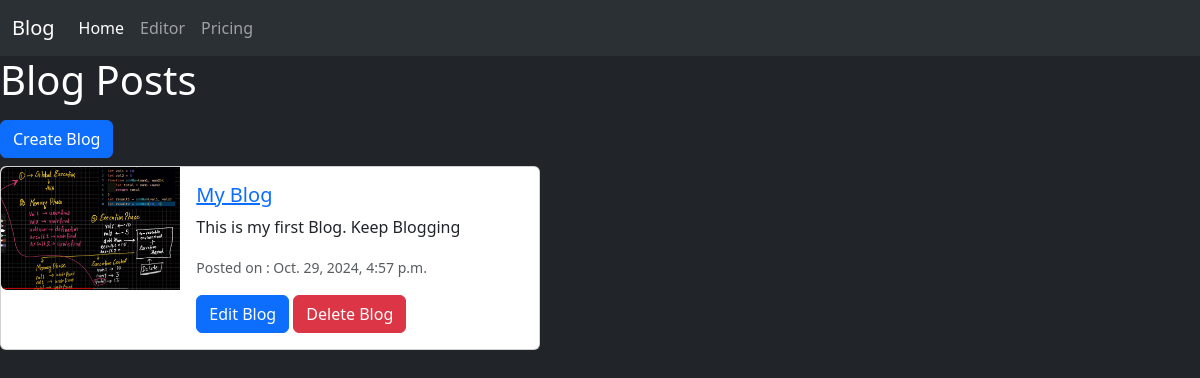
The page /Blog/ on the database as committed earlier.
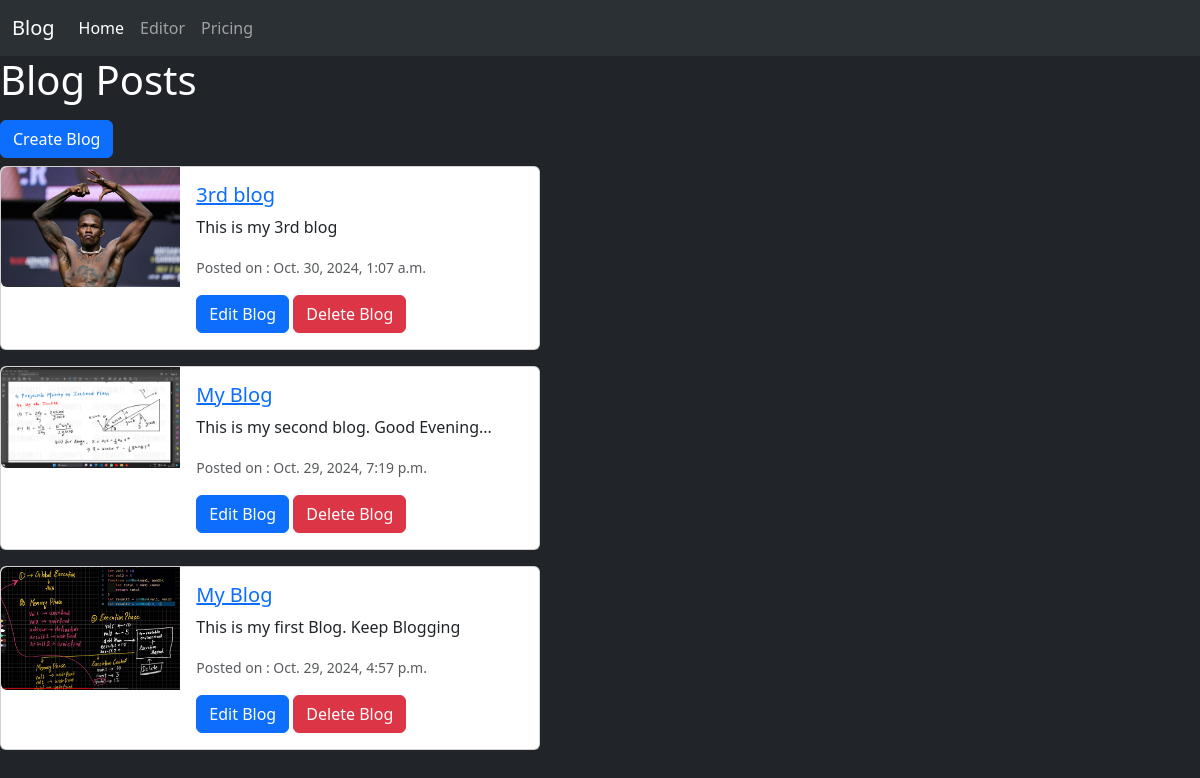
The same page on the database as committed later.
### Blog/models.py (models this page shows, shortened)
class Blog(models.Model):
    user = models.ForeignKey(User,on_delete=models.CASCADE)
    title = models.CharField(max_length=50,default='My Blog')
    blog_area = models.TextField()
    time_date_posted = models.DateTimeField(default=timezone.now)
    image =  models.ImageField(upload_to='blogPics/',blank=True,null=True)

### Blog/views.py (the view)
# urls.py: path('',views.BlogSite,name='list'),
def BlogSite(request):
    blogs = Blog.objects.all().order_by('-time_date_posted')
    return render(request,'Blog/blogSite.html',{'blogs':blogs})

### Blog/templates/Blog/blogSite.html (shortened to what this page needs)
{% extends "base.html" %}
{% block content %}
<h1>Blog Posts</h1>
<a href="{% url 'create' %}" class="btn btn-primary mb-2 mt-2">Create Blog</a>
    {% for blog in blogs %}
    <div class="card mb-3" style="max-width: 540px;">
        <div class="row g-0">
          <div class="col-md-4">
            <img src="{{blog.image.url}}" class="img-fluid rounded-start">
          </div>
          <div class="col-md-8">
            <div class="card-body">
              <a href="{% url 'detail' blog.pk %}"><h5 class="card-title">{{blog.title}}</h5></a>
              <p class="card-text">{{blog.blog_area|truncatewords:10}}</p>
              <p class="card-text"><small class="text-body-secondary">Posted on : {{blog.time_date_posted}}</small></p>
              <a href="{% url 'edit' blog.pk%}" class="btn btn-primary">Edit Blog</a>
              <a href="{% url 'delete' blog.pk%}" class="btn btn-danger">Delete Blog</a>
            </div>
          </div>
        </div>
      </div>
    {% endfor %}
{% endblock  %}

### templates/base.html (shortened to what this page needs)
<!DOCTYPE html>
<html lang="en">
<head>
    <link href="https://cdn.jsdelivr.net/npm/bootstrap@5.3.3/dist/css/bootstrap.min.css" rel="stylesheet">
</head>
<body class='bg-dark text-white'>
    <nav class="navbar navbar-expand-lg bg-body-tertiary" data-bs-theme="dark">
        <div class="container-fluid">
          <a class="navbar-brand" href="#">Blog</a>
          <div class="collapse navbar-collapse" id="navbarNavAltMarkup">
            <div class="navbar-nav">
              <a class="nav-link active" aria-current="page" href="#">Home</a>
              <a class="nav-link" href="#">Editor</a>
              <a class="nav-link" href="#">Pricing</a>
            </div>
          </div>
        </div>
      </nav>
    <main>
        {% block content %}
        {% endblock  %}
    </main>
</body>
</html>

Rows that differ between the two databases and show on the page:
added Blog: image (picture), title "3rd blog", blog_area "This is my 3rd blog", time_date_posted "Oct. 30, 2024, 1:07 a.m."
added Blog: image (picture), title "My Blog", blog_area "This is my second blog. Good Evening...", time_date_posted "Oct. 29, 2024, 7:19 p.m."
